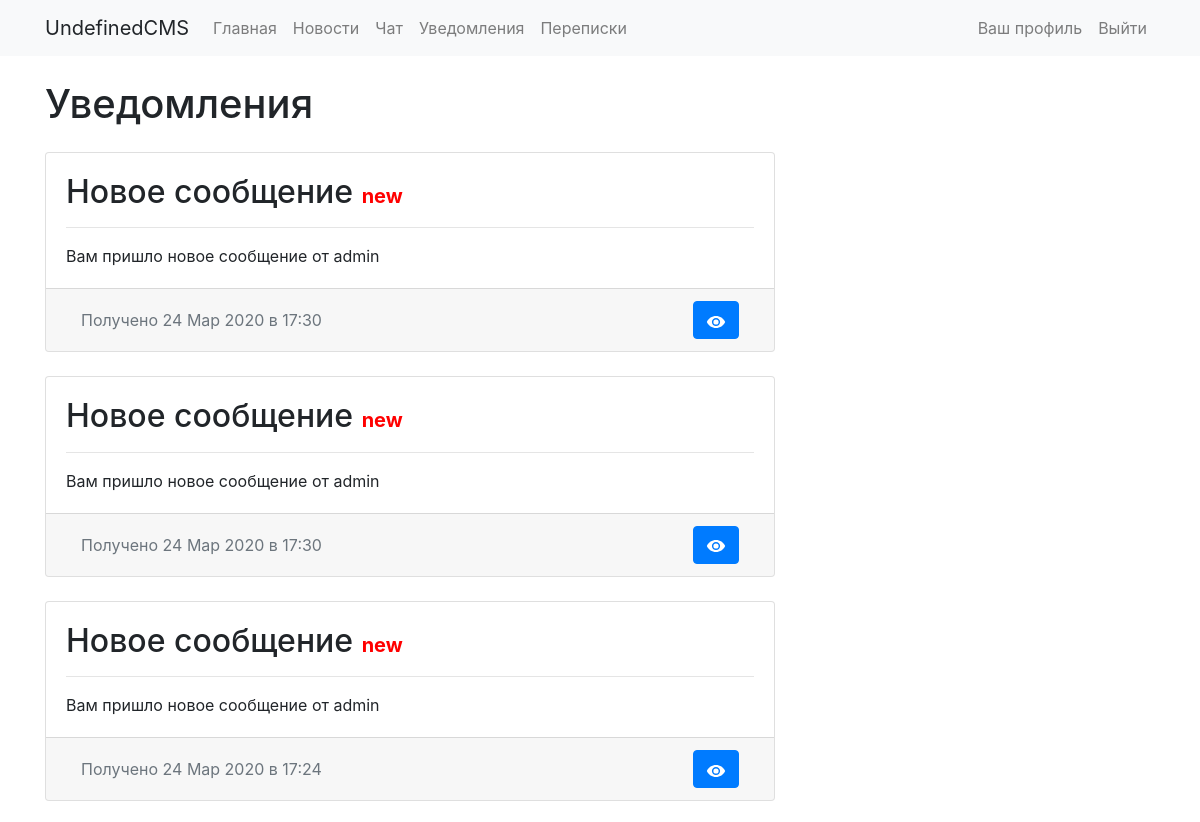
/notifications/ (signed in, upper part), run on an earlier commit of the app's database.
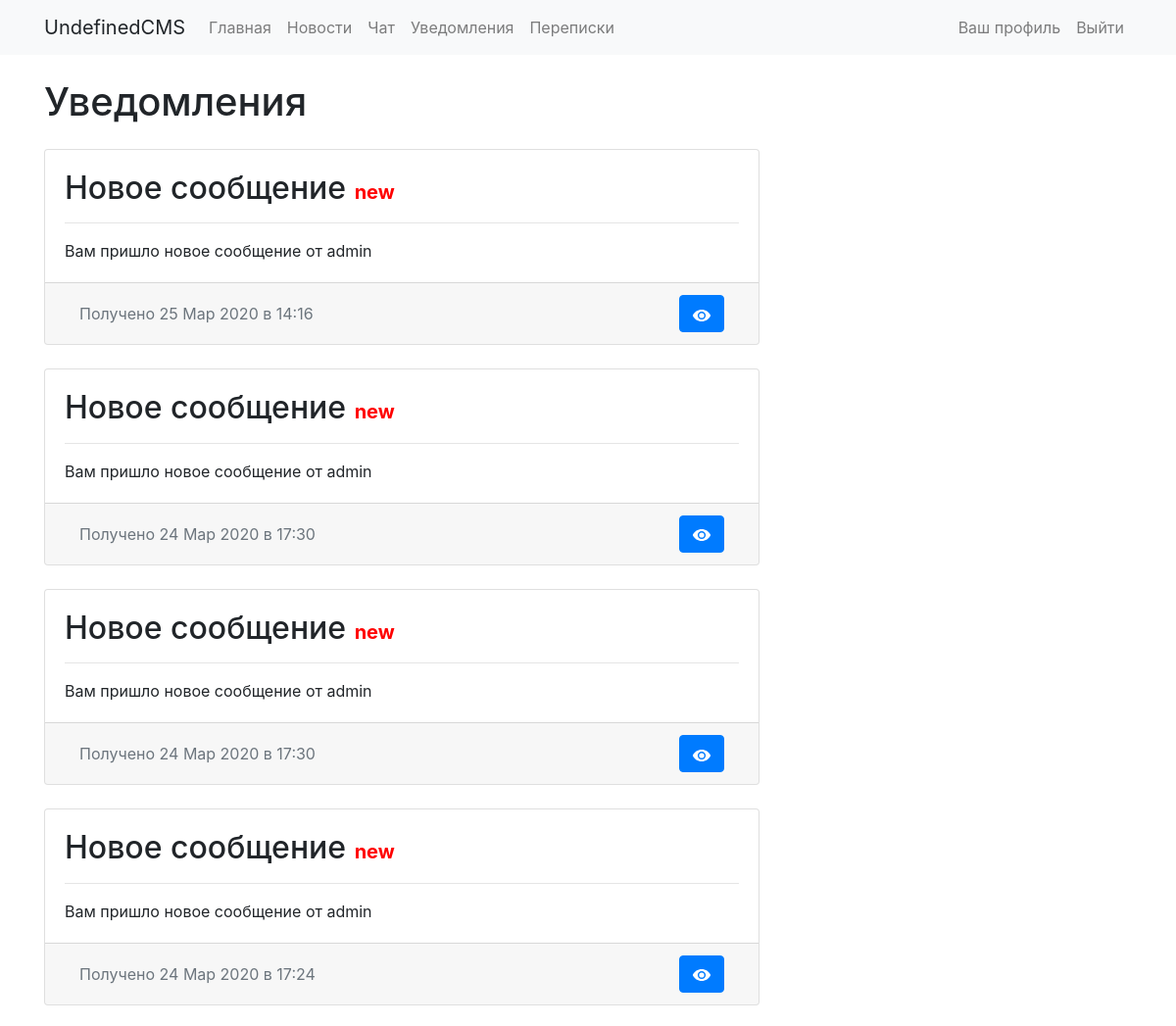
And on a later commit of the database.
### notifications/models.py (models this page shows, shortened)
class Notification(models.Model):
    not_text = models.TextField()
    not_name = models.CharField(max_length=100)
    not_date = models.DateTimeField('date published', default=datetime.now())
    not_link = models.CharField(max_length=200)
    not_checked = models.BooleanField(default=True)

### notifications/views.py (the view, shortened to what this page needs)
# urls.py: path('', NotificationsList.as_view(), name='index'),
class NotificationsList(View):
    def get(self, request):
        if request.user.is_authenticated:
            page = self.request.GET.get('page')
            new_notifications = Notificationlist.objects.all().filter(user = request.user)[0].notifications.filter(not_checked = True)[::-1]
            old_notifications = Notificationlist.objects.all().filter(user = request.user)[0].notifications.filter(not_checked = False)[::-1]
            all_notifications = new_notifications + old_notifications
            paginator = Paginator(all_notifications, 15)
            try:
                notifications = paginator.page(page)
            except PageNotAnInteger:
                notifications = paginator.page(1)
            except EmptyPage:
                notifications = paginator.page(paginator.num_pages)
            template = loader.get_template('notifications/index.html')
            context = {
                'notifications': notifications,
            }
            return HttpResponse(template.render(context, request))
        else:
            return HttpResponseRedirect("/auth/login")

### notifications/templates/notifications/index.html (shortened to what this page needs)
{% extends "base_twocolumn.html" %}
{% block title_h1 %} Уведомления {% endblock %}
{% block content1 %}
          {% if notifications %}
          {% for notification in notifications %}
          <div class="card mb-4 card-hover">
            <div class="card-body">
              <h2 class="card-title">{{ notification.not_name }} {% if notification.not_checked %}<b style = "font-size: 20px; color: red;">new</b>{% endif %}</h2>
              <hr>
              <p class="card-text">
                {{ notification.not_text }}
              </p>
            </div>
            <div class="card-footer text-muted">
              <div class="d-flex flex-row justify-content-between align-items-center">
                <div class="container d-none d-md-block">
                <a class="p-6">Получено {{notification.not_date|date:"d M Y в H:i"}} </a>
                </div>
                <div class="container" style="text-align: right;">
                {% if request.user.is_authenticated %}
                {% if notification.not_checked  %}
                    <form method = "POST" action="{% url 'notifications:check' %}" class="d-inline">
                      <button type="submit" id="not_{{ notification.id }}_check" class="btn btn-primary p-6">
                      </button>
                  </form>
                {% endif %}
                {% endif %}
              </div>
              </div>
            </div>
          </div>
          {% endfor %}
          {% else %}
          <p>У вас нет уведомлений</p>
          {% endif %}
{% endblock %}

What changed in the data, as far as the page shows it:
added Notification: not_name "Новое сообщение", not_checked "new", not_text "Вам пришло новое сообщение от admin", not_date "25 Мар 2020 в 14:16"
